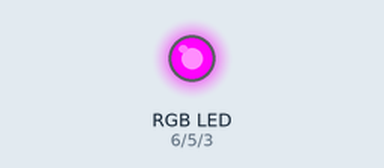
Recording of a sketch running on a simulated Arduino Uno, built with avr-gcc and run on an emulated ATmega328P. On the bench: an RGB LED mixed from three pins (HIGH = lit).

Above: at 0.05 s.
At 0.7 s:
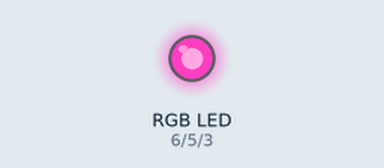
At 1.4 s:
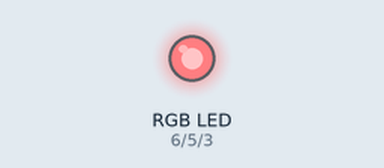
At 2.8 s:
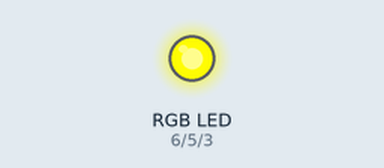
Timing chart, 0 to 6.5 s (numbered marks = the images above):
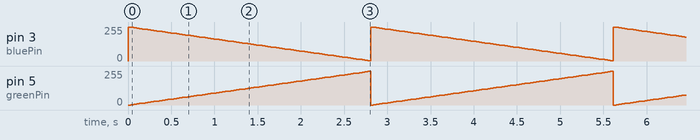

Measured:
- by itself, pin 3 (bluePin): ramps from 255/255 to 3/255 and jumps back, once every 2.8 s
- by itself, pin 5 (greenPin): ramps from 0/255 to 252/255 and jumps back, once every 2.8 s

The sketch:

RGBLED.ino
```cpp
int bluePin = 3;
int greenPin = 5;
int redPin = 6;

int rVal = 255;
int gVal = 0;
int bVal = 255;

void setup() {
  // put your setup code here, to run once:
  pinMode(bluePin, OUTPUT);
  pinMode(greenPin, OUTPUT);
  pinMode(redPin, OUTPUT);
  analogWrite(bluePin, bVal);
  analogWrite(redPin, rVal);
  //  Serial.begin(9600);
}

void loop() {
  // put your main code here, to run repeatedly:

  for (int i = 0; i < 255; i=i+3) {
    gVal = i;
    bVal = 255-i;
    analogWrite(greenPin, gVal);
    analogWrite(bluePin, bVal);
    delay(33);
  }
}
```
